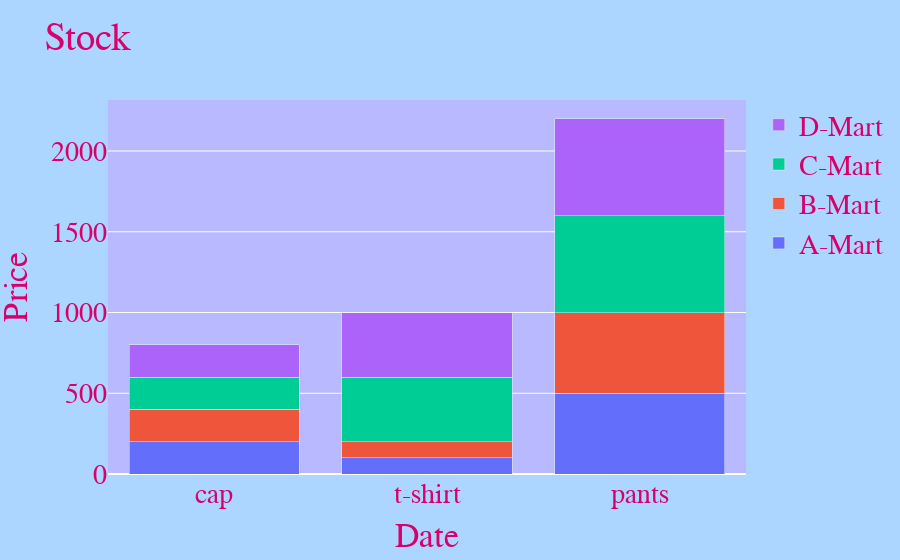

The notebook cell this image was saved under:
### Code cell
## 導入套件
import plotly
import plotly.offline as pof
import plotly.graph_objs as go
import pandas as pd


## 設定為離線
pof.init_notebook_mode(connected = True)

## 數據1
data1 = go.Bar(
    x = ['cap', 't-shirt', 'pants'],
    y = ['200', '100', '500'],
    name = 'A-Mart'


)


## 數據2
data2 = go.Bar(
    x = ['cap', 't-shirt', 'pants'],
    y = ['200', '100', '500'],
    name = 'B-Mart'


)


## 數據3
data3 = go.Bar(
    x = ['cap', 't-shirt', 'pants'],
    y = ['200', '400', '600'],
    name = 'C-Mart'


)


## 數據4
data4 = go.Bar(
    x = ['cap', 't-shirt', 'pants'],
    y = ['200', '400', '600'],
    name = 'D-Mart'


)


## 介面
layout = go.Layout(
    title = 'Stock',
    xaxis = {'title': 'Date'},
    yaxis = {'title': 'Price'},
    showlegend = True,
    plot_bgcolor = "#B9B9FF",
    paper_bgcolor = "#ACD6FF",
    font = {
        'size': 28,
        'family': 'fantasy',
        'color': '#D9006C'
    },
    barmode = 'stack'
)

## 組合成Figure
figure = go.Figure(data = [data1, data2, data3, data4], layout = layout)

## 繪圖
pof.iplot(figure, filename = 'Plotly-Scatter', show_link = True, link_text = "Plotly Links", image_height = 800, image_width = 900)

### Figure 1 — Plotly figure (JSON) as saved in the notebook; plotly's stock layout.template omitted (floating-point values rounded to 4 significant figures)
{"data": [{"name": "A-Mart", "type": "bar", "x": ["cap", "t-shirt", "pants"], "y": ["200", "100", "500"]}, {"name": "B-Mart", "type": "bar", "x": ["cap", "t-shirt", "pants"], "y": ["200", "100", "500"]}, {"name": "C-Mart", "type": "bar", "x": ["cap", "t-shirt", "pants"], "y": ["200", "400", "600"]}, {"name": "D-Mart", "type": "bar", "x": ["cap", "t-shirt", "pants"], "y": ["200", "400", "600"]}], "layout": {"barmode": "stack", "font": {"color": "#D9006C", "family": "fantasy", "size": 28}, "paper_bgcolor": "#ACD6FF", "plot_bgcolor": "#B9B9FF", "showlegend": true, "title": {"text": "Stock"}, "xaxis": {"title": {"text": "Date"}}, "yaxis": {"title": {"text": "Price"}}}}
